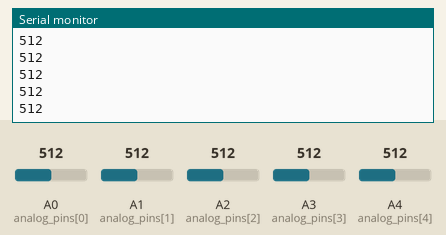
This sketch was run on a simulated Arduino MKR. Parts: the last lines printed to the serial monitor. Inputs (shaded band) come from the test bench; at power-on: A0 (analog_pins[0]) = 512, A1 (analog_pins[1]) = 512, A2 (analog_pins[2]) = 512, A3 (analog_pins[3]) = 512, A4 (analog_pins[4]) = 512. WiFi joins after 1.5 s; servers stay silent unless stated.

Above: at 12.7 s.
12.8 s: A0 (analog_pins[0]) set to 716
14.3 s: A1 (analog_pins[1]) set to 306
15.8 s: A2 (analog_pins[2]) set to 992
At 17.1 s:
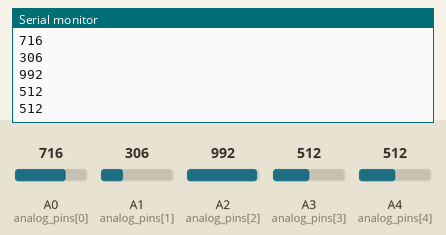
17.3 s: A3 (analog_pins[3]) set to 30
At 18.3 s:
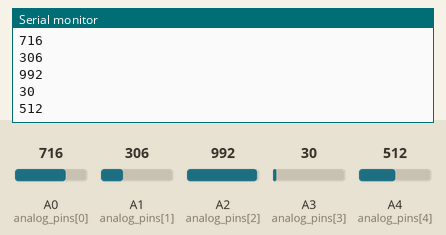
Timing chart, 0 to 19.8 s (numbered marks = the images above; inputs shaded):
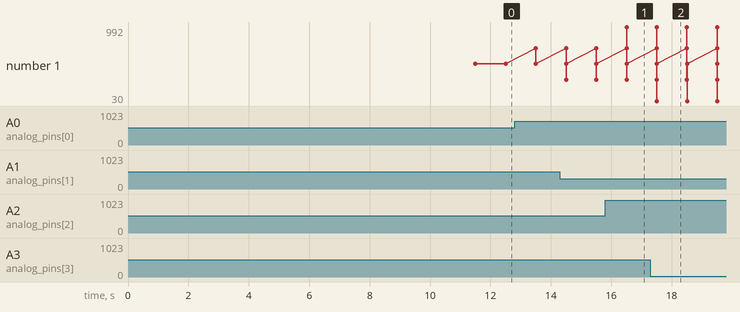

The sketch:

sensor-data.ino
```cpp
#include <SPI.h>
#include <WiFiNINA.h>

#include "config.h";

int status = WL_IDLE_STATUS;

void setup() {
  Serial.begin(9600);
  while(!Serial) { ; }

  if(!has_WiFiModule) {
    Serial.println("Communication with WiFi module failed, halting program");
    while(true);
  } else {
    Serial.println("Successfully detected WiFi module");
  }

  printFirmwareInformation();

  Serial.print("Starting connection to SSID: ");
  Serial.println(SSID);

  connectToWiFi();
  if(!is_connectedToWiFi()) {
    Serial.print("Failed to connect to SSID: ");
    Serial.println(SSID);

    while(true);
  } else {
    Serial.print("Successfully connected to SSID: ");
    Serial.println(SSID);
  }
}

void loop() {
  static const uint8_t analog_pins[] = { A0, A1, A2, A3, A4, A5 }; // all analog pins (WiFi Rev2)
  static const int sensorCount = 5; // sensors that are connected, assumes that you go from A0-A5 in that order

  for(int i = 0; i < sensorCount; i++){
    Serial.println(analogRead(analog_pins[i]));
  }

  delay(1000);
}

boolean has_WiFiModule() {
  return WiFi.status() != WL_NO_MODULE;
}

void printFirmwareInformation(){
   String fv = WiFi.firmwareVersion();
  if(fv < WIFI_FIRMWARE_LATEST_VERSION) {
    Serial.println("Latest firmware version ");
    Serial.println(WIFI_FIRMWARE_LATEST_VERSION);
  } else {
    Serial.println("Firmware up to date");
  }

   Serial.print("Current Version: ");
   Serial.println(fv);
}

void connectToWiFi() {
  int attemptsLeft = 3;
  while(status != WL_CONNECTED && attemptsLeft > 0) {
    status = WiFi.begin(SSID, PASS);
    attemptsLeft--;
    delay(10000);
  }
}

boolean is_connectedToWiFi() {
  return status == WL_CONNECTED;
}
```

Config.h
```cpp
#ifndef Config_h
#define Config_h

char SSID[] = "SSID HERE";
char PASS[] = "SSID PASSWORD HERE";

#endif
```

Measured:
- after the input at 15.8 s, the serial monitor: prints a new line after 0.71 s (image 1)
- after the input at 17.3 s, the serial monitor: prints a new line after 0.21 s (image 2)
